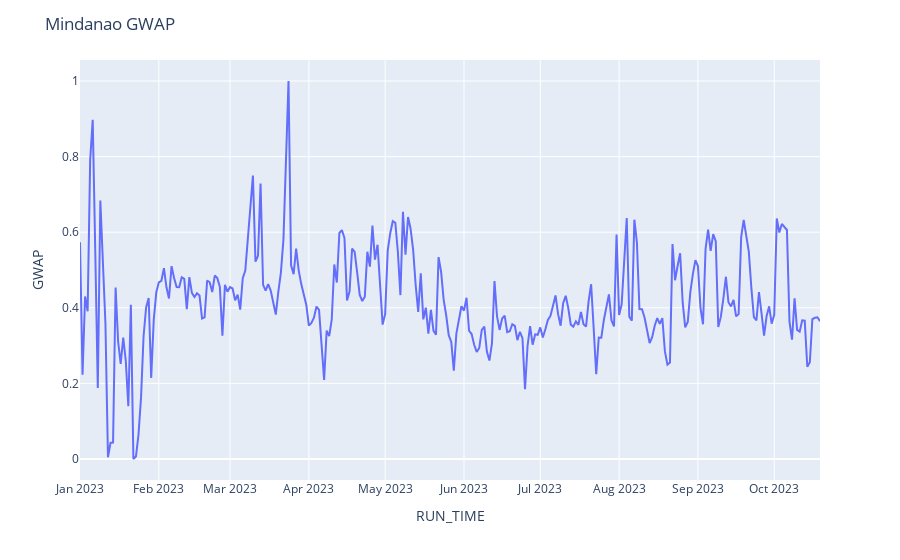
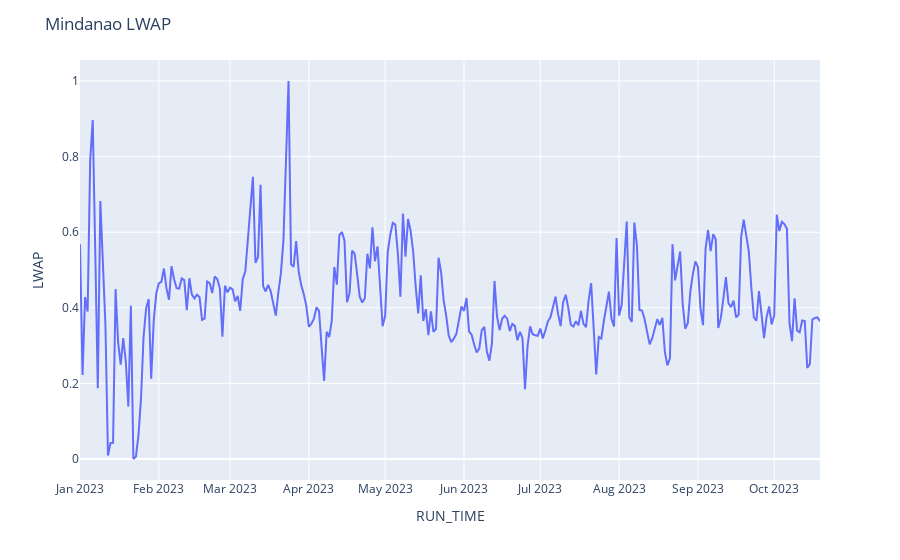

The cell these charts' notebook holds for them, in order:
### Code cell
#Plotting Train LWAP ang GWAP
# Create the line plot
gwap_plot = px.line(GWAP_train, x=GWAP_train.index, y='GWAP')
lwap_plot = px.line(LWAP_train, x=LWAP_train.index, y='LWAP')
# Set the title using the ticker value
gwap_plot.update_layout(title=f"Mindanao GWAP")
lwap_plot.update_layout(title=f"Mindanao LWAP")
# Display the plot
gwap_plot.show()
lwap_plot.show()

### Figure 1 — Plotly figure (JSON) as saved in the notebook; plotly's stock layout.template omitted (floating-point values rounded to 4 significant figures; data arrays with more than 128 entries replaced by an {"elided": "..."} marker saying what was removed)
{"data": [{"hovertemplate": "RUN_TIME=%{x}<br>GWAP=%{y}<extra></extra>", "legendgroup": "", "line": {"color": "#636efa", "dash": "solid"}, "marker": {"symbol": "circle"}, "mode": "lines", "name": "", "orientation": "v", "showlegend": false, "type": "scatter", "x": {"elided": "292 str values"}, "xaxis": "x", "y": {"elided": "292 float values"}, "yaxis": "y"}], "layout": {"legend": {"tracegroupgap": 0}, "margin": {"t": 60}, "title": {"text": "Mindanao GWAP"}, "xaxis": {"anchor": "y", "domain": [0, 1], "title": {"text": "RUN_TIME"}}, "yaxis": {"anchor": "x", "domain": [0, 1], "title": {"text": "GWAP"}}}}

### Figure 2 — Plotly figure (JSON) as saved in the notebook; plotly's stock layout.template omitted (floating-point values rounded to 4 significant figures; data arrays with more than 128 entries replaced by an {"elided": "..."} marker saying what was removed)
{"data": [{"hovertemplate": "RUN_TIME=%{x}<br>LWAP=%{y}<extra></extra>", "legendgroup": "", "line": {"color": "#636efa", "dash": "solid"}, "marker": {"symbol": "circle"}, "mode": "lines", "name": "", "orientation": "v", "showlegend": false, "type": "scatter", "x": {"elided": "292 str values"}, "xaxis": "x", "y": {"elided": "292 float values"}, "yaxis": "y"}], "layout": {"legend": {"tracegroupgap": 0}, "margin": {"t": 60}, "title": {"text": "Mindanao LWAP"}, "xaxis": {"anchor": "y", "domain": [0, 1], "title": {"text": "RUN_TIME"}}, "yaxis": {"anchor": "x", "domain": [0, 1], "title": {"text": "LWAP"}}}}
